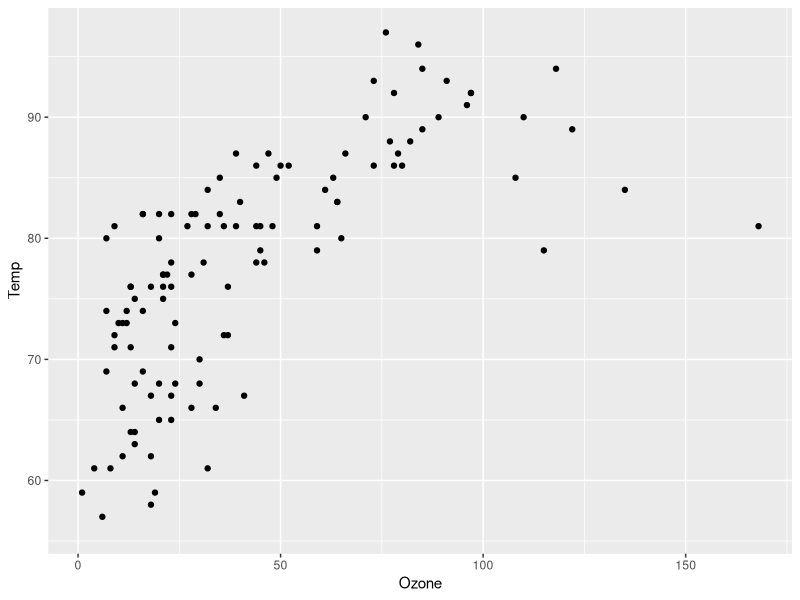

Generate this figure with R: (Note: this script raises an error after producing the figure.)
## ---- chunk 1
library(tidyverse)
h <- airquality
glimpse(h)

ggplot(h, aes(Ozone, Temp)) +
  geom_point()

model <- lm(data = h, Ozone ~ Solar.R + Wind + Temp)

vif(model)

## ---- chunk 2
h <- na.omit(h)
y <- h$Ozone
x0 <- model.matrix(data=h, Ozone~0 + Wind + Solar.R + Temp)
lambda <- seq(50,0.1,length=30)
m_lasso <- glmnet(x0, y, alpha = 1, lambda = lambda)
coef(m_lasso, s=1)

m_rr <- glmnet(x0, y, alpha = 0, lambda = lambda)
coef(m_rr, s=2)

round(1.57646691, 3)

plot(m_lasso, xvar = "norm", label = TRUE)

h.pca <- prcomp(x0, scale = TRUE)

data <- h.pca$x[,1]

glimpse(h.pca$x)

class(h.pca$x)

data <- as.data.frame(h.pca$x)

ggplot(data, aes(PC2, PC3)) + geom_point()

